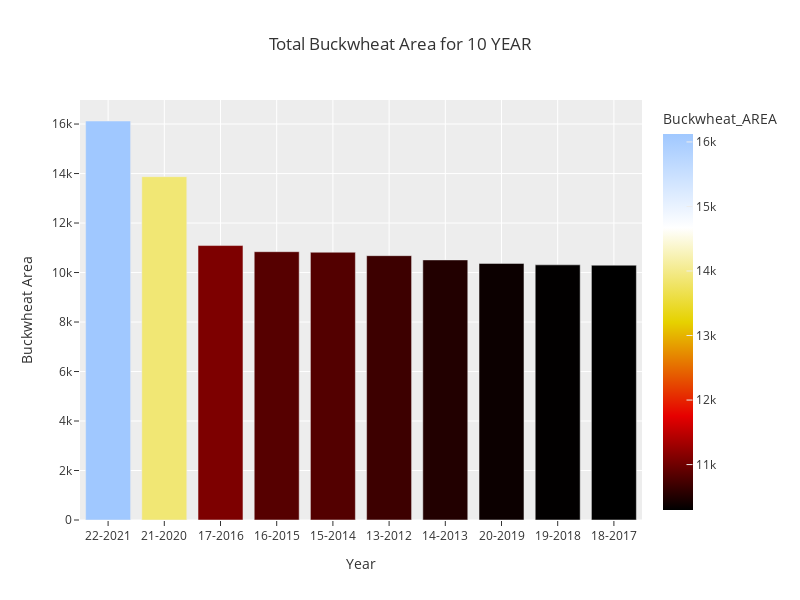

Notebook source saved alongside this figure:
### Code cell
fig = px.bar(buckwheat_area, x='YEAR', y='Buckwheat_AREA',
             title='Total Buckwheat Area for 10 YEAR',
             labels={'YEAR': 'YEAR', 'BUckwheat Area ': 'Buckwheat_AREA (1000 ha)'},
             color='Buckwheat_AREA', color_continuous_scale='blackbody'
          )

fig.update_layout(xaxis_title='Year', yaxis_title='Buckwheat Area')

fig.update_layout(template='ggplot2')
fig.update_layout(height=600,width=800)
fig.show()

### Figure 1 — Plotly figure (JSON) as saved in the notebook; plotly's stock layout.template omitted (floating-point values rounded to 4 significant figures)
{"data": [{"alignmentgroup": "True", "hovertemplate": "YEAR=%{x}<br>Buckwheat_AREA=%{marker.color}<extra></extra>", "legendgroup": "", "marker": {"color": [16123, 13875, 11090, 10842, 10819, 10681, 10510, 10369, 10311, 10296], "coloraxis": "coloraxis", "pattern": {"shape": ""}}, "name": "", "offsetgroup": "", "orientation": "v", "showlegend": false, "textposition": "auto", "type": "bar", "x": ["22-2021", "21-2020", "17-2016", "16-2015", "15-2014", "13-2012", "14-2013", "20-2019", "19-2018", "18-2017"], "xaxis": "x", "y": [16123, 13875, 11090, 10842, 10819, 10681, 10510, 10369, 10311, 10296], "yaxis": "y"}], "layout": {"barmode": "relative", "coloraxis": {"colorbar": {"title": {"text": "Buckwheat_AREA"}}, "colorscale": [[0, "rgb(0,0,0)"], [0.25, "rgb(230,0,0)"], [0.5, "rgb(230,210,0)"], [0.75, "rgb(255,255,255)"], [1, "rgb(160,200,255)"]]}, "height": 600, "legend": {"tracegroupgap": 0}, "title": {"text": "Total Buckwheat Area for 10 YEAR"}, "width": 800, "xaxis": {"anchor": "y", "domain": [0, 1], "title": {"text": "Year"}}, "yaxis": {"anchor": "x", "domain": [0, 1], "title": {"text": "Buckwheat Area"}}}}
